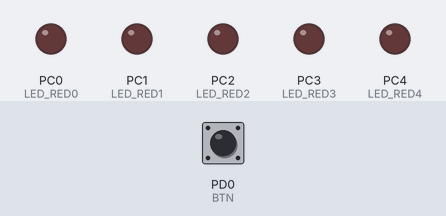
Recording of a program running on a simulated ATmega328P, built with avr-gcc and emulated at 16 MHz. On the bench: output pins drawn as LEDs (lit = HIGH). Dashed ring = blinking. The test bench sets the inputs (shaded band); at power-on: PD0 (BTN) HIGH.

Above: at 1.2 s.
1.3 s: PD0 (BTN) pulled LOW for 0.15 s
At 1.67 s:
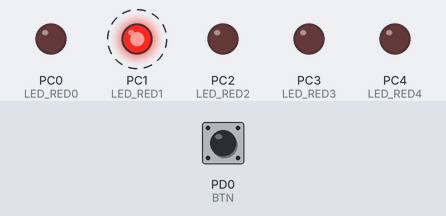
4.3 s: PD0 (BTN) pulled LOW for 1 s
At 4.92 s:
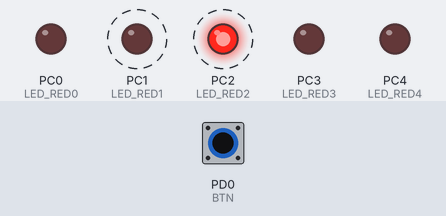
7.3 s: PD0 (BTN) pulled LOW for 3.2 s
At 7.42 s:
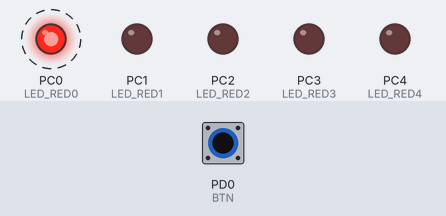
Timing chart, 0 to 13.3 s (numbered marks = the images above; inputs shaded):
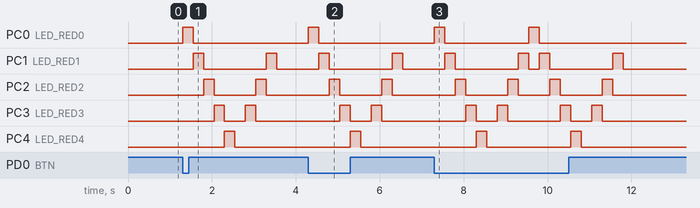

Measured:
- after the input at 1.3 s, PC0 (LED_RED0): LOW → HIGH at once, → LOW 0.25 s later; PC1 (LED_RED1): alternates HIGH for 0.25 s and LOW for 1.5 s, starting after 0.25 s
- after the input at 4.3 s, PC0 (LED_RED0): LOW → HIGH at once, → LOW 0.25 s later; PC1 (LED_RED1): alternates HIGH for 0.25 s and LOW for 1.5 s, starting after 0.25 s
- after the input at 7.3 s, PC0 (LED_RED0): alternates HIGH for 0.25 s and LOW for 2.0 s, 4 changes in all, then stays LOW, starting at once; PC1 (LED_RED1): LOW → HIGH after 0.25 s, → LOW 0.25 s later, → HIGH 1.5 s later, → LOW 0.25 s later, … (8 changes in this stretch)

The program:

main.c
```c
// (licence header left out)
/* Defines -----------------------------------------------------------*/
#define LED_RED0     PC0
#define LED_RED1     PC1
#define LED_RED2     PC2
#define LED_RED3     PC3
#define LED_RED4     PC4
#define BTN			 PD0
#define BLINK_DELAY  250
#ifndef F_CPU
#define F_CPU 16000000      // CPU frequency in Hz required for delay
#endif

/* Includes ----------------------------------------------------------*/
#include <util/delay.h>     // Functions for busy-wait delay loops
#include <avr/io.h>         // AVR device-specific IO definitions

/* Functions ---------------------------------------------------------*/
/**
 * Main function where the program execution begins. Toggle two LEDs
 * when a push button is pressed.
 */
int main(void)
{

	//initialization new variables
	int Start_number;


    /* first LED */
    DDRC = DDRC | (1<<LED_RED0);
	PORTC = PORTC & ~(1<<LED_RED0);

	/* second LED */
	DDRC = DDRC | (1<<LED_RED1);
	PORTC = PORTC & ~(1<<LED_RED1);

	/* third LED */
	DDRC = DDRC | (1<<LED_RED2);
	PORTC = PORTC & ~(1<<LED_RED2);

	/* fourth LED */
	DDRC = DDRC | (1<<LED_RED3);
	PORTC = PORTC & ~(1<<LED_RED3);

	/* fifth LED */
	DDRC = DDRC | (1<<LED_RED4);
	PORTC = PORTC & ~(1<<LED_RED4);

	/*Button*/
	DDRD=DDRD & ~ (1<<BTN);
	PORTD = PORTD | (1<<BTN);

	// Infinite loop
	while(1){

		if (bit_is_clear(PIND,BTN)) // HOLD the button and cycle will start.
		{
			for (Start_number = 0; Start_number <=5; Start_number= Start_number + 1)
			{
				if (Start_number==0)
				{
					PORTC = PORTC ^ (1<<LED_RED0); // turn on LED0
					_delay_ms(BLINK_DELAY);

				}
				else if (Start_number==1)
				{
					PORTC = PORTC ^ (1<<LED_RED1); //turn on LED1
					PORTC = PORTC ^ (1<<LED_RED0); // turn off LED0
					_delay_ms(BLINK_DELAY);
				}
				else if (Start_number==2)
				{
					PORTC = PORTC ^ (1<<LED_RED2); // turn on LED2
					PORTC = PORTC ^ (1<<LED_RED1);	// turn off LED1
					_delay_ms(BLINK_DELAY);
				}
				else if (Start_number==3)
				{
					PORTC = PORTC ^ (1<<LED_RED3); // turn on LED3
					PORTC = PORTC ^ (1<<LED_RED2); // turn off LED2
					_delay_ms(BLINK_DELAY);
				}
				else if (Start_number==4)
				{
					PORTC = PORTC ^ (1<<LED_RED4); // turn on LED4
					PORTC = PORTC ^ (1<<LED_RED3); // turn off LED3
					_delay_ms(BLINK_DELAY);
				}
				else if (Start_number == 5)
				{

					PORTC = PORTC ^ (1<<LED_RED4); // turn off LED4
					_delay_ms(BLINK_DELAY);
					PORTC = PORTC ^ (1<<LED_RED3); // turn on LED3
					_delay_ms(BLINK_DELAY);
					PORTC = PORTC ^ (1<<LED_RED2); // turn on LED2
					PORTC = PORTC ^ (1<<LED_RED3); // turn off LED3
					_delay_ms(BLINK_DELAY);
					PORTC = PORTC ^ (1<<LED_RED2); //turn off LED2
					PORTC = PORTC ^ (1<<LED_RED1); //turn on LED1
					_delay_ms(BLINK_DELAY);
					PORTC = PORTC ^ (1<<LED_RED1); //turn off LED1

				}

			}

		}

	}

    return 0;
}
```
